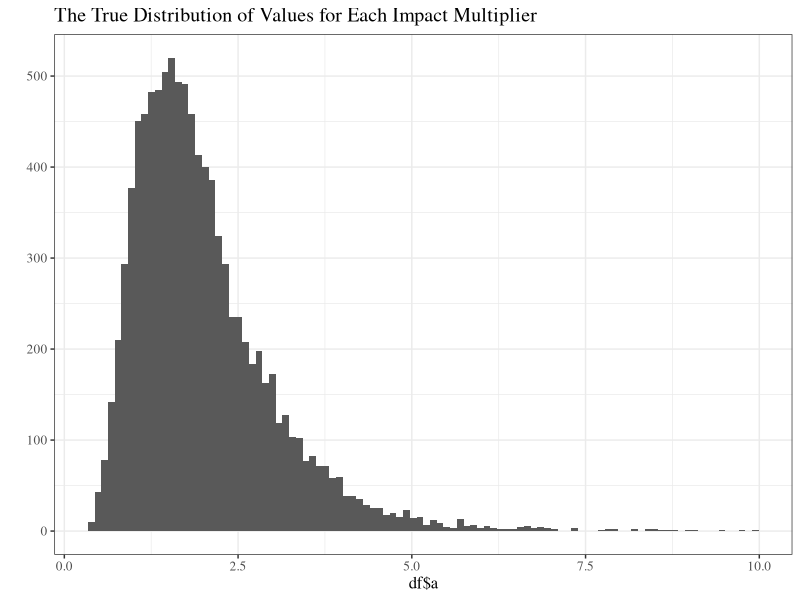
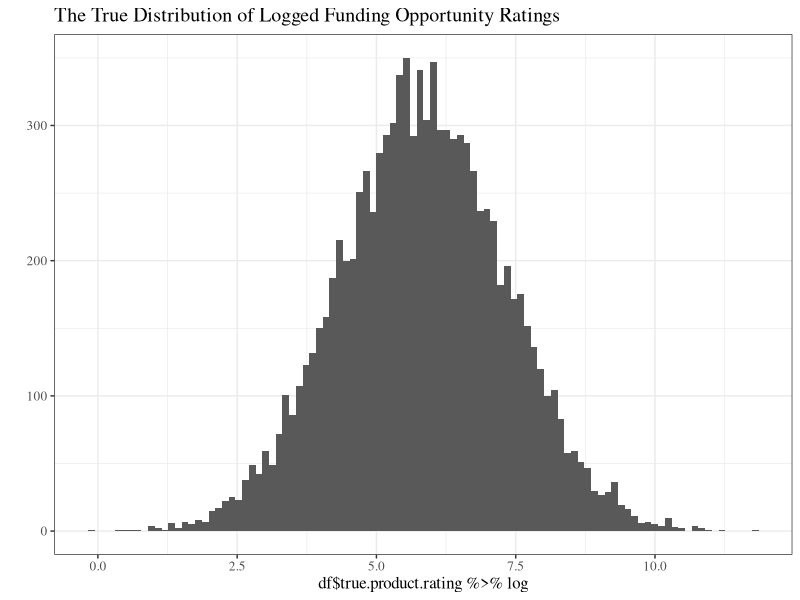
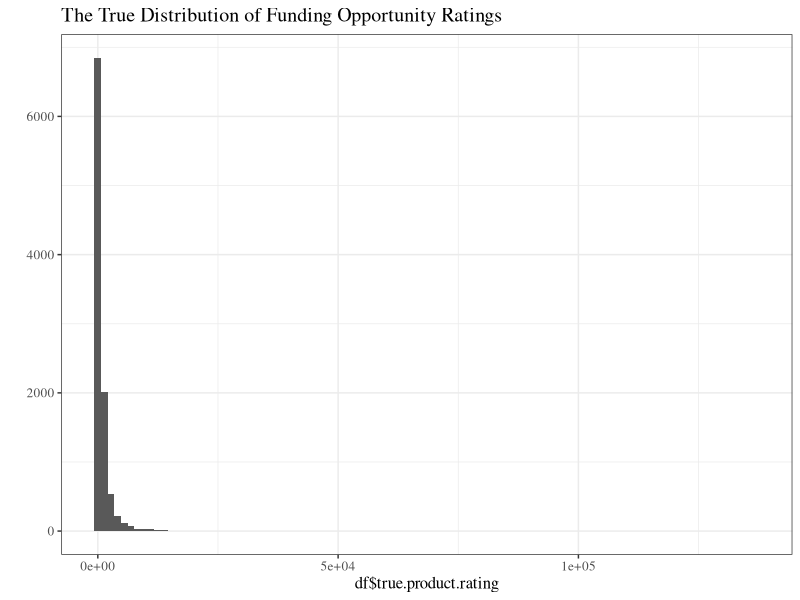
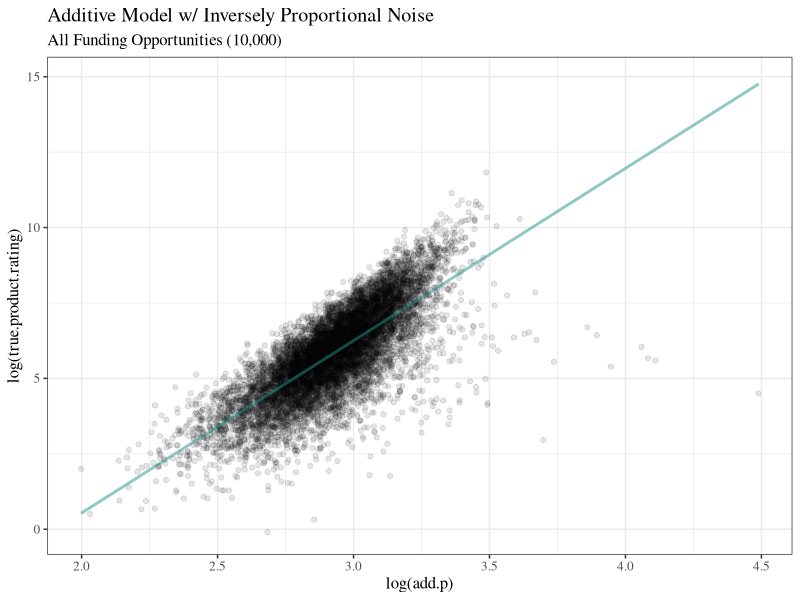
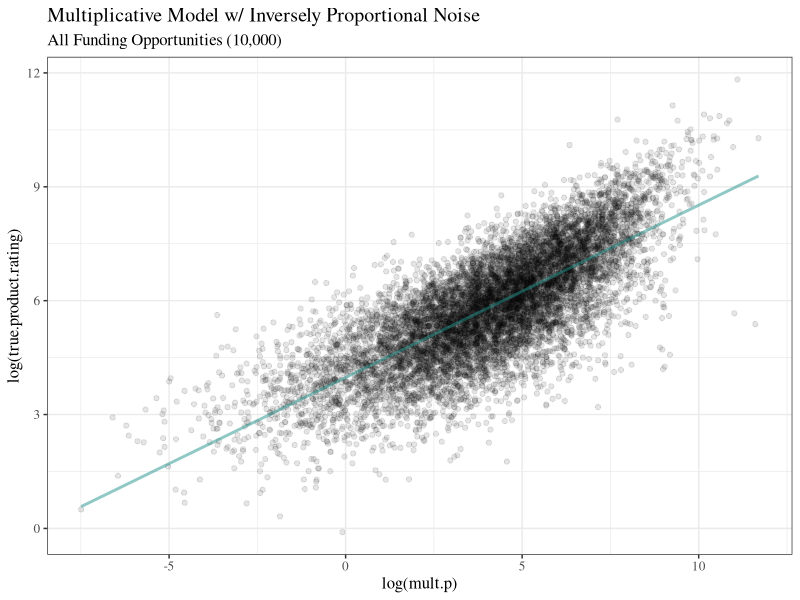
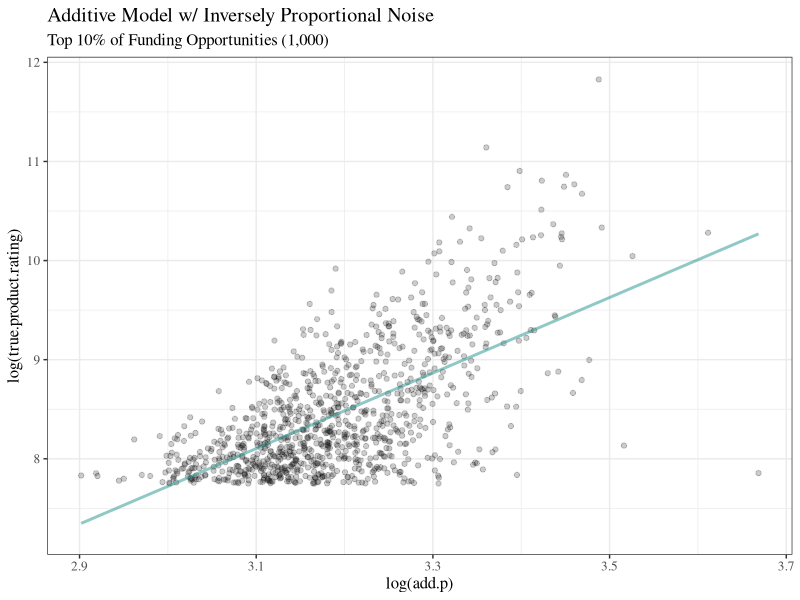
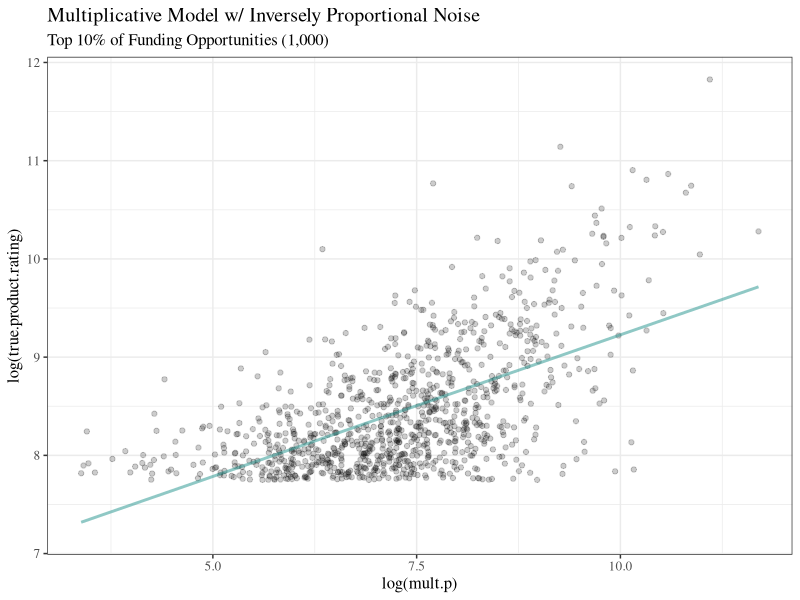
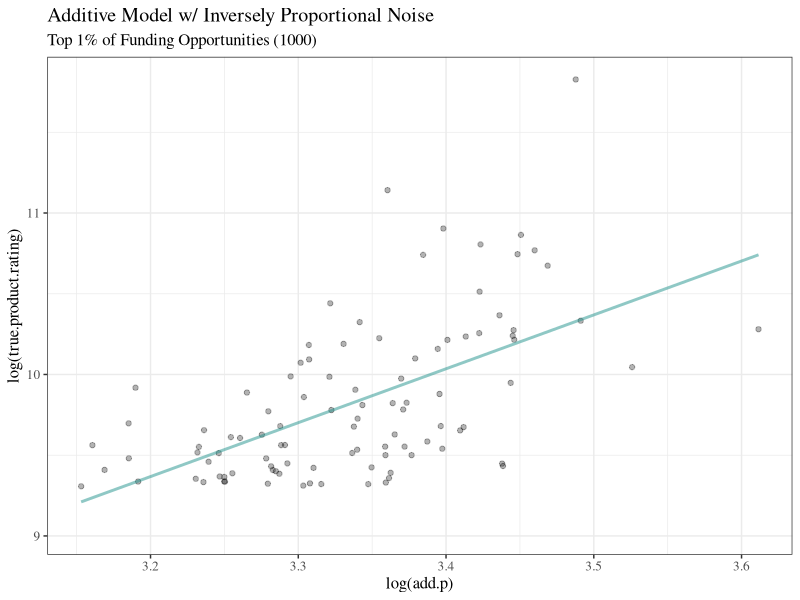

Write the R code that produced these figures, in order.
## ---- chunk 1
knitr::opts_chunk$set(message = FALSE) 
knitr::opts_chunk$set(warning = FALSE) 
knitr::opts_chunk$set(echo=FALSE) 
## ---- chunk 2
library(tidyverse)
library(kableExtra)
## ---- chunk 3
set.seed(13)

mean <- 2
sd <- 1

log_mean <- log(mean^2 / sqrt(sd^2 + mean^2))
log_shape <- sqrt(log(1 + (sd^2 / mean^2)))

n = 10000

components_str <- c("a", "b", "c", "d", "e", "f", "g", "h", "i", "j")

for (component in components_str) {
  assign(x = component,
         value = rlnorm(n = n,
                 meanlog = log_mean,
                 sdlog = log_shape))
}

components <- c(a, b, c, d, e, f, g, h, i, j)

# true rating if the data generating process is multiplicative
true.product.rating <- a*b*c*d*e * f*g*h*i*j 

# true rating is the data generating process is multiplicative and additive
true.mixed.rating <- a*b*c*d*e + 5*f*g*h*i*j 


ratings <- list(true.product.rating, true.mixed.rating)

# for (r in ratings) {
#   
#   cat('mean: ', mean(r), ', median: ', median(r), ', sd: ', sd(r), '\n\n')
# }


df <- data.frame(a, b, c, d, e, f, g, h, i, j, true.product.rating, true.mixed.rating)
 
df['true.rank.product'] <- rank(-df$true.product.rating)
df['true.rank.mixed'] <- rank(-df$true.mixed.rating)
## ---- chunk 4
qplot(df$a, bins = 100) +
  theme_bw() + theme(text = element_text(family = 'serif', size = 12)) +
  labs(title = "The True Distribution of Values for Each Impact Multiplier")


qplot(df$true.product.rating %>% log, bins = 100) +
  theme_bw() + theme(text = element_text(family = 'serif', size = 12)) +
  labs(title = "The True Distribution of Logged Funding Opportunity Ratings")

qplot(df$true.product.rating, bins = 100) +
  theme_bw() + theme(text = element_text(family = 'serif', size = 12)) +
  labs(title = "The True Distribution of Funding Opportunity Ratings ")
## ---- chunk 5
for (component in components_str) {
  
  mean.temp <- as.numeric(unlist(df[component]))
  
  mean.log.temp <- log(mean.temp^2 / sqrt(sd^2 + mean.temp^2))
  
  # inversely proportional
  prop_col <- paste(component, "p", sep = '.')
  prop <- rlnorm(n = n,
                        meanlog = mean.log.temp,
                        sdlog = sqrt(log(1 + ( (1/mean.temp)^2 / mean.temp^2)))
                     )
  df[prop_col] <- prop
  
  # sqrt
  sqrt_col <- paste(component, "s", sep = '.')
  sqrt <- rlnorm(n = n,
                      meanlog = mean.log.temp,
                      sdlog = sqrt(log(1 + ( (mean.temp**0.5)^2 / mean.temp^2)))
                     )
  df[sqrt_col] <- sqrt
  
  # 0.125
  eighth_col <- paste(component, "e", sep = '.')
  eighth <- rlnorm(n = n,
                      meanlog = mean.log.temp,
                      sdlog = sqrt(log(1 + ((0.125)^2 / mean.temp^2)))
                     )
  
  df[eighth_col] <- eighth
  
  # 0.25
  quarter_col <- paste(component, "q", sep = '.')
  quarter <- rlnorm(n = n,
                      meanlog = mean.log.temp,
                      sdlog = sqrt(log(1 + ((0.25)^2 / mean.temp^2)))
                     )
  df[quarter_col] <- quarter
  
  # 1
  one_col <- paste(component, "o", sep = '.')
  one <- rlnorm(n = n,
                      meanlog = mean.log.temp,
                      sdlog = sqrt(log(1 + ((1)^2 / mean.temp^2)))
                     )
  df[one_col] <- one
}
## ---- chunk 6
# rating given by adding and multiplying
df['add.p'] <- df$a.p + df$b.p + df$c.p + df$d.p + df$e.p + df$f.p + df$g.p + df$h.p + df$i.p + df$j.p
df['mult.p'] <- df$a.p * df$b.p * df$c.p * df$d.p * df$e.p * df$f.p * df$g.p * df$h.p * df$i.p * df$j.p

# ranking given by adding and multiplying
df['add.rank.p'] <- rank(-df$add.p)
df['mult.rank.p'] <- rank(-df$mult.p)

# the ranking error for each method for each true underlying process
df['add.rank.diff.p.product'] <- df['true.rank.product'] - df['add.rank.p']
df['mult.rank.diff.p.product'] <- df['true.rank.product'] - df['mult.rank.p']

df['add.rank.diff.p.mixed'] <- df['true.rank.mixed'] - df['add.rank.p']
df['mult.rank.diff.p.mixed'] <- df['true.rank.mixed'] - df['mult.rank.p']
## ---- chunk 7
# rating given by adding and multiplying
df['add.s'] <- df$a.s + df$b.s + df$c.s + df$d.s + df$e.s + df$f.s + df$g.s + df$h.s + df$i.s + df$j.s
df['mult.s'] <- df$a.s * df$b.s * df$c.s * df$d.s * df$e.s * df$f.s * df$g.s * df$h.s * df$i.s * df$j.s

# ranking given by adding and multiplying
df['add.rank.s'] <- rank(-df$add.s)
df['mult.rank.s'] <- rank(-df$mult.s)

# the ranking error for each method for each true underlying process
df['add.rank.diff.s.product'] <- df['true.rank.product'] - df['add.rank.s']
df['mult.rank.diff.s.product'] <- df['true.rank.product'] - df['mult.rank.s']

df['add.rank.diff.s.mixed'] <- df['true.rank.mixed'] - df['add.rank.s']
df['mult.rank.diff.s.mixed'] <- df['true.rank.mixed'] - df['mult.rank.s']
## ---- chunk 8
# rating given by adding and multiplying
df['add.e'] <- df$a.e + df$b.e + df$c.e + df$d.e + df$e.e + df$f.e + df$g.e + df$h.e + df$i.e + df$j.e
df['mult.e'] <- df$a.e * df$b.e * df$c.e * df$d.e * df$e.e * df$f.e * df$g.e * df$h.e * df$i.e * df$j.e

# ranking given by adding and multiplying
df['add.rank.e'] <- rank(-df$add.e)
df['mult.rank.e'] <- rank(-df$mult.e)

# the ranking error for each method for each true underlying process
df['add.rank.diff.e.product'] <- df['true.rank.product'] - df['add.rank.e']
df['mult.rank.diff.e.product'] <- df['true.rank.product'] - df['mult.rank.e']

df['add.rank.diff.e.mixed'] <- df['true.rank.mixed'] - df['add.rank.e']
df['mult.rank.diff.e.mixed'] <- df['true.rank.mixed'] - df['mult.rank.e']
## ---- chunk 9
# rating given by adding and multiplying
df['add.q'] <- df$a.q + df$b.q + df$c.q + df$d.q + df$e.q + df$f.q + df$g.q + df$h.q + df$i.q + df$j.q
df['mult.q'] <- df$a.q * df$b.q * df$c.q * df$d.q * df$e.q * df$f.q * df$g.q * df$h.q * df$i.q * df$j.q

# ranking given by adding and multiplying
df['add.rank.q'] <- rank(-df$add.q)
df['mult.rank.q'] <- rank(-df$mult.q)

# the ranking error for each method for each true underlying process
df['add.rank.diff.q.product'] <- df['true.rank.product'] - df['add.rank.q']
df['mult.rank.diff.q.product'] <- df['true.rank.product'] - df['mult.rank.q']

df['add.rank.diff.q.mixed'] <- df['true.rank.mixed'] - df['add.rank.q']
df['mult.rank.diff.q.mixed'] <- df['true.rank.mixed'] - df['mult.rank.q']
## ---- chunk 10
# rating given by adding and multiplying
df['add.o'] <- df$a.o + df$b.o + df$c.o + df$d.o + df$e.o + df$f.o + df$g.o + df$h.o + df$i.o + df$j.o
df['mult.o'] <- df$a.o * df$b.o * df$c.o * df$d.o * df$e.o * df$f.o * df$g.o * df$h.o * df$i.o * df$j.o

# ranking given by adding and multiplying
df['add.rank.o'] <- rank(-df$add.o)
df['mult.rank.o'] <- rank(-df$mult.o)

# the ranking error for each method for each true underlying process
df['add.rank.diff.o.product'] <- df['true.rank.product'] - df['add.rank.o']
df['mult.rank.diff.o.product'] <- df['true.rank.product'] - df['mult.rank.o']

df['add.rank.diff.o.mixed'] <- df['true.rank.mixed'] - df['add.rank.o']
df['mult.rank.diff.o.mixed'] <- df['true.rank.mixed'] - df['mult.rank.o']
## ---- chunk 11
top1.product <- df[df$true.rank.product < 101, ]
top10.product <- df[df$true.rank.product < 1001, ]
## ---- chunk 12
p.column.product.ordinal <- c(df$mult.rank.diff.p.product %>% sd(), 
                              df$add.rank.diff.p.product %>% sd(),
                              
                              top10.product$mult.rank.diff.p.product %>% sd(),
                              top10.product$add.rank.diff.p.product %>% sd(),
                              
                              top1.product$mult.rank.diff.p.product %>% sd(),
                              top1.product$add.rank.diff.p.product %>% sd()
)

s.column.product.ordinal <- c(df$mult.rank.diff.s.product %>% sd(), 
                              df$add.rank.diff.s.product %>% sd(),
                              
                              top10.product$mult.rank.diff.s.product %>% sd(),
                              top10.product$add.rank.diff.s.product %>% sd(),
                              
                              top1.product$mult.rank.diff.s.product %>% sd(),
                              top1.product$add.rank.diff.s.product %>% sd()
)

e.column.product.ordinal <- c(df$mult.rank.diff.e.product %>% sd(), 
                              df$add.rank.diff.e.product %>% sd(),
                              
                              top10.product$mult.rank.diff.e.product %>% sd(),
                              top10.product$add.rank.diff.e.product %>% sd(),
                              
                              top1.product$mult.rank.diff.e.product %>% sd(),
                              top1.product$add.rank.diff.e.product %>% sd()
)

q.column.product.ordinal <- c(df$mult.rank.diff.q.product %>% sd(), 
                              df$add.rank.diff.q.product %>% sd(),
                              
                              top10.product$mult.rank.diff.q.product %>% sd(),
                              top10.product$add.rank.diff.q.product %>% sd(),
                              
                              top1.product$mult.rank.diff.q.product %>% sd(),
                              top1.product$add.rank.diff.q.product %>% sd()
)

o.column.product.ordinal <- c(df$mult.rank.diff.o.product %>% sd(), 
                              df$add.rank.diff.o.product %>% sd(),
                              
                              top10.product$mult.rank.diff.o.product %>% sd(),
                              top10.product$add.rank.diff.o.product %>% sd(),
                              
                              top1.product$mult.rank.diff.o.product %>% sd(),
                              top1.product$add.rank.diff.o.product %>% sd()
)

product.standard.error.df <- data.frame(
  p.column.product.ordinal,
  s.column.product.ordinal,
  e.column.product.ordinal,
  q.column.product.ordinal,
  o.column.product.ordinal
)
## ---- chunk 13
rownames(product.standard.error.df) <- c(
  "Multiplicative ",
  "Additive ",
  "Multiplicative  ",
  "Additive  ",
  "Multiplicative   ",
  "Additive   "
)

kbl(
  product.standard.error.df %>% round(digits = 0),
  col.names = c("Inv. Prop.",
                "Square Root",
                "0.125",
                "0.25",
                "1"),
  caption = paste("The SE of the ranking, so 10 means ranking is off by 10 spots on average. True data structure is multiplicative","Attribute Mean, SD:", mean, sd)) %>% 
  kable_paper("striped") %>% 
  pack_rows("All Funding Opportunities", 1, 2) %>% 
  pack_rows("Top 10%", 3, 4) %>% 
  pack_rows("Top 1%", 5, 6)
## ---- chunk 14
p.column.product.correlation <- c( cor(df$mult.p %>% log, df$true.product.rating %>% log), 
                                   cor(df$add.p %>% log, df$true.product.rating %>% log),
                                   
                                   cor(top10.product$mult.p %>% log, top10.product$true.product.rating%>% log),
                                   cor(top10.product$add.p %>% log, top10.product$true.product.rating %>% log),

                                   cor(top1.product$mult.p %>% log, top1.product$true.product.rating %>% log),
                                   cor(top1.product$add.p %>% log, top1.product$true.product.rating %>% log)
                                   
)

s.column.product.correlation <- c( cor(df$mult.s %>% log, df$true.product.rating %>% log), 
                                   cor(df$add.s %>% log, df$true.product.rating %>% log),
                                   
                                   cor(top10.product$mult.s %>% log,  top10.product$true.product.rating %>% log),
                                   cor(top10.product$add.s %>% log,  top10.product$true.product.rating %>% log),
                                   
                                   cor(top1.product$mult.s %>% log,  top1.product$true.product.rating %>% log),
                                   cor(top1.product$add.s %>% log,  top1.product$true.product.rating %>% log)
                                   
)

e.column.product.correlation <- c( cor(df$mult.e %>% log, df$true.product.rating %>% log), 
                                   cor(df$add.e %>% log, df$true.product.rating %>% log),
                                   
                                   cor(top10.product$mult.e %>% log, top10.product$true.product.rating %>% log),
                                   cor(top10.product$add.e %>% log, top10.product$true.product.rating %>% log),
                                   
                                   cor(top1.product$mult.e %>% log, top1.product$true.product.rating %>% log),
                                   cor(top1.product$add.e %>% log, top1.product$true.product.rating %>% log)
                                   
)

q.column.product.correlation <- c( cor(df$mult.q %>% log, df$true.product.rating %>% log), 
                                   cor(df$add.q %>% log, df$true.product.rating %>% log),
                                   
                                   cor(top10.product$mult.q %>% log, top10.product$true.product.rating %>% log),
                                   cor(top10.product$add.q %>% log, top10.product$true.product.rating %>% log),
                                   
                                   cor(top1.product$mult.q %>% log, top1.product$true.product.rating %>% log),
                                   cor(top1.product$add.q %>% log, top1.product$true.product.rating %>% log)
                                   
)

o.column.product.correlation <- c( cor(df$mult.o %>% log, df$true.product.rating %>% log), 
                                   cor(df$add.o %>% log, df$true.product.rating %>% log),
                                   
                                   cor(top10.product$mult.o %>% log, top10.product$true.product.rating %>% log),
                                   cor(top10.product$add.o %>% log, top10.product$true.product.rating %>% log),
                                   
                                   cor(top1.product$mult.o %>% log, top1.product$true.product.rating %>% log),
                                   cor(top1.product$add.o %>% log, top1.product$true.product.rating %>% log)
                                   
)

product.correlation.df <- data.frame(
  p.column.product.correlation,
  s.column.product.correlation,
  q.column.product.correlation,
  e.column.product.correlation,
  o.column.product.correlation
)

rownames(product.correlation.df) <- c(
  "Multiplicative ",
  "Additive ",
  
  "Multiplicative  ",
  "Additive  ",
  
  "Multiplicative   ",
  "Additive   "
)
  
  

kbl(
  product.correlation.df %>% round(digits = 2),
  col.names = c("Inv. Prop.",
                "Square Root",
                "0.125",
                "0.25",
                "1"),
  caption = paste("Correlation Between Log(True Ratings) and Log(Estimates). True Data Structure is Multiplicative","Attribute Mean, SD:", mean, sd)) %>% 
  kable_paper("striped") %>% 
  pack_rows("All Funding Opportunities", 1, 2) %>% 
  pack_rows("Top 10%", 3, 4) %>% 
  pack_rows("Top 1%", 5, 6)
## ---- chunk 15
top1.mixed <- df[df$true.rank.mixed < 101, ]
top10.mixed <- df[df$true.rank.mixed < 1001, ]
## ---- chunk 16
p.column.mixed.ordinal <- c(df$mult.rank.diff.p.mixed %>% sd(), 
                              df$add.rank.diff.p.mixed %>% sd(),
                              
                              top10.mixed$mult.rank.diff.p.mixed %>% sd(),
                              top10.mixed$add.rank.diff.p.mixed %>% sd(),
                              
                              top1.mixed$mult.rank.diff.p.mixed %>% sd(),
                              top1.mixed$add.rank.diff.p.mixed %>% sd()
)

s.column.mixed.ordinal <- c(df$mult.rank.diff.s.mixed %>% sd(), 
                              df$add.rank.diff.s.mixed %>% sd(),
                              
                              top10.mixed$mult.rank.diff.s.mixed %>% sd(),
                              top10.mixed$add.rank.diff.s.mixed %>% sd(),
                              
                              top1.mixed$mult.rank.diff.s.mixed %>% sd(),
                              top1.mixed$add.rank.diff.s.mixed %>% sd()
)

e.column.mixed.ordinal <- c(df$mult.rank.diff.e.mixed %>% sd(), 
                              df$add.rank.diff.e.mixed %>% sd(),
                              
                              top10.mixed$mult.rank.diff.e.mixed %>% sd(),
                              top10.mixed$add.rank.diff.e.mixed %>% sd(),
                              
                              top1.mixed$mult.rank.diff.e.mixed %>% sd(),
                              top1.mixed$add.rank.diff.e.mixed %>% sd()
)

q.column.mixed.ordinal <- c(df$mult.rank.diff.q.mixed %>% sd(), 
                              df$add.rank.diff.q.mixed %>% sd(),
                              
                              top10.mixed$mult.rank.diff.q.mixed %>% sd(),
                              top10.mixed$add.rank.diff.q.mixed %>% sd(),
                              
                              top1.mixed$mult.rank.diff.q.mixed %>% sd(),
                              top1.mixed$add.rank.diff.q.mixed %>% sd()
)

o.column.mixed.ordinal <- c(df$mult.rank.diff.o.mixed %>% sd(), 
                              df$add.rank.diff.o.mixed %>% sd(),
                              
                              top10.mixed$mult.rank.diff.o.mixed %>% sd(),
                              top10.mixed$add.rank.diff.o.mixed %>% sd(),
                              
                              top1.mixed$mult.rank.diff.o.mixed %>% sd(),
                              top1.mixed$add.rank.diff.o.mixed %>% sd()
)

mixed.standard.error.df <- data.frame(
  p.column.mixed.ordinal,
  s.column.mixed.ordinal,
  e.column.mixed.ordinal,
  q.column.mixed.ordinal,
  o.column.mixed.ordinal
)
## ---- chunk 17
rownames(mixed.standard.error.df) <- c(
  "Multiplicative ",
  "Additive ",
  "Multiplicative  ",
  "Additive  ",
  "Multiplicative   ",
  "Additive   "
)

kbl(
  mixed.standard.error.df %>% round(digits = 0),
  col.names = c("Inv. Prop.",
                "Square Root",
                "0.125",
                "0.25",
                "1"),
  caption = paste("The SE of the ranking, so 10 means ranking is off by 10 spots on average. True data structure is mixed.","Attribute Mean, SD:", mean, sd)) %>% 
  kable_paper("striped") %>% 
  pack_rows("All Funding Opportunities", 1, 2) %>% 
  pack_rows("Top 10%", 3, 4) %>% 
  pack_rows("Top 1%", 5, 6)
## ---- chunk 18
p.column.mixed.correlation <- c( cor(df$mult.p %>% log, df$true.mixed.rating %>% log), 
                                   cor(df$add.p %>% log, df$true.mixed.rating %>% log),
                                   
                                   cor(top10.mixed$mult.p %>% log, top10.mixed$true.mixed.rating%>% log),
                                   cor(top10.mixed$add.p %>% log, top10.mixed$true.mixed.rating %>% log),

                                   cor(top1.mixed$mult.p %>% log, top1.mixed$true.mixed.rating %>% log),
                                   cor(top1.mixed$add.p %>% log, top1.mixed$true.mixed.rating %>% log)
                                   
)

s.column.mixed.correlation <- c( cor(df$mult.s %>% log, df$true.mixed.rating %>% log), 
                                   cor(df$add.s %>% log, df$true.mixed.rating %>% log),
                                   
                                   cor(top10.mixed$mult.s %>% log,  top10.mixed$true.mixed.rating %>% log),
                                   cor(top10.mixed$add.s %>% log,  top10.mixed$true.mixed.rating %>% log),
                                   
                                   cor(top1.mixed$mult.s %>% log,  top1.mixed$true.mixed.rating %>% log),
                                   cor(top1.mixed$add.s %>% log,  top1.mixed$true.mixed.rating %>% log)
                                   
)

e.column.mixed.correlation <- c( cor(df$mult.e %>% log, df$true.mixed.rating %>% log), 
                                   cor(df$add.e %>% log, df$true.mixed.rating %>% log),
                                   
                                   cor(top10.mixed$mult.e %>% log, top10.mixed$true.mixed.rating %>% log),
                                   cor(top10.mixed$add.e %>% log, top10.mixed$true.mixed.rating %>% log),
                                   
                                   cor(top1.mixed$mult.e %>% log, top1.mixed$true.mixed.rating %>% log),
                                   cor(top1.mixed$add.e %>% log, top1.mixed$true.mixed.rating %>% log)
                                   
)

q.column.mixed.correlation <- c( cor(df$mult.q %>% log, df$true.mixed.rating %>% log), 
                                   cor(df$add.q %>% log, df$true.mixed.rating %>% log),
                                   
                                   cor(top10.mixed$mult.q %>% log, top10.mixed$true.mixed.rating %>% log),
                                   cor(top10.mixed$add.q %>% log, top10.mixed$true.mixed.rating %>% log),
                                   
                                   cor(top1.mixed$mult.q %>% log, top1.mixed$true.mixed.rating %>% log),
                                   cor(top1.mixed$add.q %>% log, top1.mixed$true.mixed.rating %>% log)
                                   
)

o.column.mixed.correlation <- c( cor(df$mult.o %>% log, df$true.mixed.rating %>% log), 
                                   cor(df$add.o %>% log, df$true.mixed.rating %>% log),
                                   
                                   cor(top10.mixed$mult.o %>% log, top10.mixed$true.mixed.rating %>% log),
                                   cor(top10.mixed$add.o %>% log, top10.mixed$true.mixed.rating %>% log),
                                   
                                   cor(top1.mixed$mult.o %>% log, top1.mixed$true.mixed.rating %>% log),
                                   cor(top1.mixed$add.o %>% log, top1.mixed$true.mixed.rating %>% log)
                                   
)

mixed.correlation.df <- data.frame(
  p.column.mixed.correlation,
  s.column.mixed.correlation,
  q.column.mixed.correlation,
  e.column.mixed.correlation,
  o.column.mixed.correlation
)

rownames(mixed.correlation.df) <- c(
  "Multiplicative ",
  "Additive ",
  
  "Multiplicative  ",
  "Additive  ",
  
  "Multiplicative   ",
  "Additive   "
)
  
  

kbl(
  mixed.correlation.df %>% round(digits = 2),
  col.names = c("Inv. Prop.",
                "Square Root",
                "0.125",
                "0.25",
                "1"),
  caption = paste("Correlation Between Log(True Ratings) and Log(Estimates). True data structure is mixed.","Attribute Mean, SD:", mean, sd)) %>% 
  kable_paper("striped") %>% 
  pack_rows("All Funding Opportunities", 1, 2) %>% 
  pack_rows("Top 10%", 3, 4) %>% 
  pack_rows("Top 1%", 5, 6)
## ---- chunk 19
ggplot(data = df,
       aes(x = log(add.p), y = log(true.product.rating))) +
  geom_point(alpha = 0.1) +
  geom_line(method = 'lm',
            stat = "smooth",
            formula = y ~x,
            alpha = 0.5,
            color = "#21918c",
            size = 1) +
  theme_bw() + theme(text = element_text(family = 'serif', size = 12)) +
  labs(title = "Additive Model w/ Inversely Proportional Noise",
       subtitle = "All Funding Opportunities (10,000)")

ggplot(data = df,
       aes(x = log(mult.p), y = log(true.product.rating))) +
  geom_point(alpha = 0.1) +
  geom_line(method = 'lm',
            stat = "smooth",
            formula = y ~x,
            alpha = 0.5,
            color = "#21918c",
            size = 1) +
  theme_bw() + theme(text = element_text(family = 'serif', size = 12)) +
  labs(title = "Multiplicative Model w/ Inversely Proportional Noise",
       subtitle = "All Funding Opportunities (10,000)")
## ---- chunk 20
ggplot(data = top10.product,
       aes(x = log(add.p), y = log(true.product.rating))) +
  geom_point(alpha = 0.2) +
  geom_line(method = 'lm',
            stat = "smooth",
            formula = y ~x,
            alpha = 0.5,
            color = "#21918c",
            size = 1) +
  theme_bw() + theme(text = element_text(family = 'serif', size = 12)) +
  labs(title = "Additive Model w/ Inversely Proportional Noise",
       subtitle = "Top 10% of Funding Opportunities (1,000)")

ggplot(data = top10.product,
       aes(x = log(mult.p), y = log(true.product.rating))) +
  geom_point(alpha = 0.2) +
  geom_line(method = 'lm',
            stat = "smooth",
            formula = y ~x,
            alpha = 0.5,
            color = "#21918c",
            size = 1) +
  theme_bw() + theme(text = element_text(family = 'serif', size = 12)) +
  labs(title = "Multiplicative Model w/ Inversely Proportional Noise",
       subtitle = "Top 10% of Funding Opportunities (1,000)")
## ---- chunk 21
ggplot(data = top1.product,
       aes(x = log(add.p), y = log(true.product.rating))) +
  geom_point(alpha = 0.3) +
  geom_line(method = 'lm',
            stat = "smooth",
            formula = y ~x,
            alpha = 0.5,
            color = "#21918c",
            size = 1) +
  theme_bw() + theme(text = element_text(family = 'serif', size = 12)) +
  labs(title = "Additive Model w/ Inversely Proportional Noise",
       subtitle = "Top 1% of Funding Opportunities (1000)")

ggplot(data = top1.product,
       aes(x = log(mult.p), y = log(true.product.rating))) +
  geom_point(alpha = 0.3) +
  geom_line(method = 'lm',
            stat = "smooth",
            formula = y ~x,
            alpha = 0.5,
            color = "#21918c",
            size = 1) +
  theme_bw() + theme(text = element_text(family = 'serif', size = 12)) +
  labs(title = "Multiplicative Model w/ Inversely Proportional Noise",
       subtitle = "Top 1% of Funding Opportunities (1000)")
